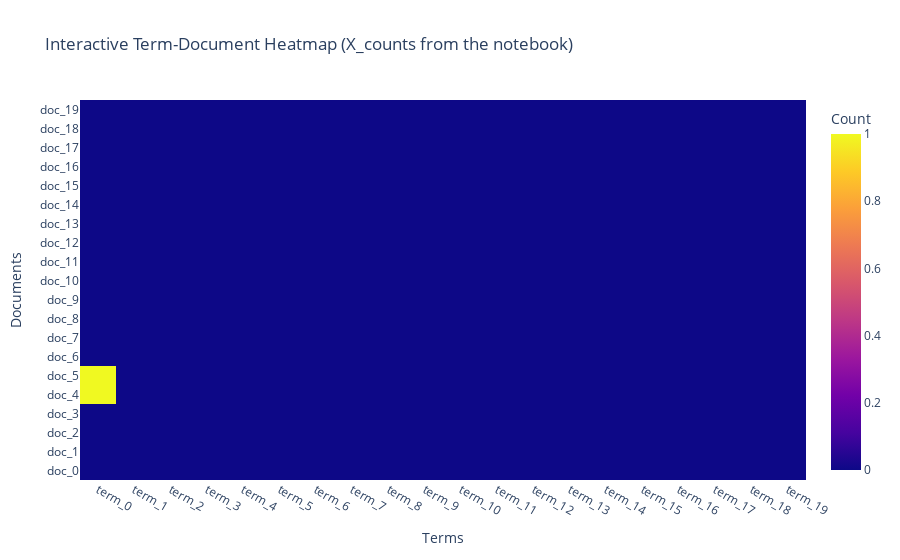

The code cell stored with this chart in its notebook:
### Markdown cell above
### >>> **Exercise 12 (take home):**
If you want a nicer interactive visualization here, I would encourage you try to install and use plotly to achieve this.

### Code cell
# Answer here
import plotly.graph_objects as go

plot_z = X_counts[0:20, 0:20].toarray()   # uses your term-document matrix if defined
x_labels = [f"term_{i}" for i in range(plot_z.shape[1])]
y_labels = [f"doc_{i}" for i in range(plot_z.shape[0])]
src = "X_counts from the notebook"

fig = go.Figure(
    data=go.Heatmap(
        z=plot_z,
        x=x_labels,
        y=y_labels,
        hoverongaps=False,
        colorbar=dict(title="Count")
    )
)
fig.update_layout(
    title=f"Interactive Term-Document Heatmap ({src})",
    xaxis_title="Terms",
    yaxis_title="Documents"
)
fig.show()

### Figure 1 — Plotly figure (JSON) as saved in the notebook; plotly's stock layout.template omitted (floating-point values rounded to 4 significant figures; data arrays with more than 128 entries replaced by an {"elided": "..."} marker saying what was removed)
{"data": [{"colorbar": {"title": {"text": "Count"}}, "hoverongaps": false, "x": ["term_0", "term_1", "term_2", "term_3", "term_4", "term_5", "term_6", "term_7", "term_8", "term_9", "term_10", "term_11", "term_12", "term_13", "term_14", "term_15", "term_16", "term_17", "term_18", "term_19"], "y": ["doc_0", "doc_1", "doc_2", "doc_3", "doc_4", "doc_5", "doc_6", "doc_7", "doc_8", "doc_9", "doc_10", "doc_11", "doc_12", "doc_13", "doc_14", "doc_15", "doc_16", "doc_17", "doc_18", "doc_19"], "z": {"elided": "20x20 int values"}, "type": "heatmap"}], "layout": {"title": {"text": "Interactive Term-Document Heatmap (X_counts from the notebook)"}, "xaxis": {"title": {"text": "Terms"}}, "yaxis": {"title": {"text": "Documents"}}}}
